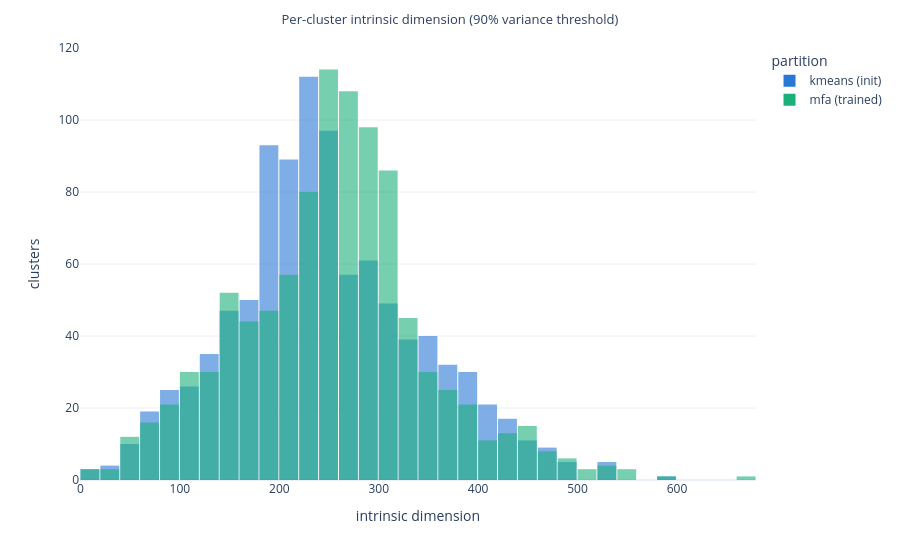

This figure's notebook cell:
### Markdown cell above
## 4. Intrinsic Dimension: Init Clusters vs MFA Clusters

**Experiment.** For each partition, `dalg-run-metrics intrinsic-dim` sampled up
to `max_samples` activations per cluster *according to that partition's own
assignments*, ran PCA on the centered samples, and recorded the number of
principal directions needed to reach the variance threshold (typically 90%) of
within-cluster variance. So each file characterizes the local geometry of its
own partition:

- **k-means IDs** describe the Voronoi regions around the init centroids;
- **MFA IDs** describe the regions after training reshaped the boundaries.

We compare (a) the two per-cluster ID **distributions**, and (b) the
**per-cluster change** `ΔID_k = ID_mfa[k] − ID_km[k]` under the identity
correspondence — including whether clusters whose *membership* changed most
(low Jaccard, Section 2) are also the ones whose *dimensionality* changed most.

Clusters with `intrinsic_dim == 0` were skipped by the metric (population below
`min_population`) and are masked out of per-cluster comparisons.

### Code cell
if not HAVE_IDS:
    display(Markdown("**Skipped:** missing one or both intrinsic-dim artifacts."))
else:
    id_km_obj = torch.load(KMEANS_ID_PATH, map_location="cpu")
    id_mfa_obj = torch.load(MFA_ID_PATH, map_location="cpu")

    assert int(id_km_obj["K"]) == int(id_mfa_obj["K"]) == K, (id_km_obj["K"], id_mfa_obj["K"], K)
    assert id_km_obj["variance_threshold"] == id_mfa_obj["variance_threshold"], (
        id_km_obj["variance_threshold"],
        id_mfa_obj["variance_threshold"],
    )
    VAR_THRESHOLD = float(id_km_obj["variance_threshold"])

    id_km = id_km_obj["intrinsic_dims"].to(torch.long).numpy()
    id_mfa = id_mfa_obj["intrinsic_dims"].to(torch.long).numpy()
    valid = (id_km > 0) & (id_mfa > 0)
    print(
        f"variance threshold: {VAR_THRESHOLD}, "
        f"model_kind: kmeans={id_km_obj.get('model_kind')}, mfa={id_mfa_obj.get('model_kind')}"
    )
    print(f"clusters with valid ID in both: {int(valid.sum())}/{K}")

    id_summary = pd.DataFrame(
        [
            {
                "partition": name,
                "mean": vals.mean(),
                "median": np.median(vals),
                "p10": np.quantile(vals, 0.1),
                "p90": np.quantile(vals, 0.9),
                "min": vals.min(),
                "max": vals.max(),
            }
            for name, vals in [("kmeans (init)", id_km[valid]), ("mfa (trained)", id_mfa[valid])]
        ]
    )
    display(id_summary)

    if px is not None:
        id_long = pd.DataFrame(
            {
                "intrinsic_dim": np.concatenate([id_km[valid], id_mfa[valid]]),
                "partition": ["kmeans (init)"] * int(valid.sum()) + ["mfa (trained)"] * int(valid.sum()),
            }
        )
        fig = px.histogram(
            id_long,
            x="intrinsic_dim",
            color="partition",
            nbins=60,
            barmode="overlay",
            opacity=0.6,
            title=f"Per-cluster intrinsic dimension ({VAR_THRESHOLD:.0%} variance threshold)",
            color_discrete_map={"kmeans (init)": COLOR_KMEANS, "mfa (trained)": COLOR_MFA},
            template=PLOT_TEMPLATE,
        )
        fig.update_layout(xaxis_title="intrinsic dimension", yaxis_title="clusters", bargap=0.05)
        save_fig(fig, "intrinsic_dim_hist")
        fig.show()

### Figure 1 — Plotly figure (JSON) as saved in the notebook; plotly's stock layout.template omitted (floating-point values rounded to 4 significant figures; data arrays with more than 128 entries replaced by an {"elided": "..."} marker saying what was removed)
{"data": [{"bingroup": "x", "hovertemplate": "partition=kmeans (init)<br>intrinsic_dim=%{x}<br>count=%{y}<extra></extra>", "legendgroup": "kmeans (init)", "marker": {"color": "#2a78d6", "opacity": 0.6, "pattern": {"shape": ""}}, "name": "kmeans (init)", "nbinsx": 60, "orientation": "v", "showlegend": true, "type": "histogram", "x": {"elided": "987 int values"}, "xaxis": "x", "yaxis": "y"}, {"bingroup": "x", "hovertemplate": "partition=mfa (trained)<br>intrinsic_dim=%{x}<br>count=%{y}<extra></extra>", "legendgroup": "mfa (trained)", "marker": {"color": "#1baf7a", "opacity": 0.6, "pattern": {"shape": ""}}, "name": "mfa (trained)", "nbinsx": 60, "orientation": "v", "showlegend": true, "type": "histogram", "x": {"elided": "987 int values"}, "xaxis": "x", "yaxis": "y"}], "layout": {"bargap": 0.05, "barmode": "overlay", "legend": {"title": {"text": "partition"}, "tracegroupgap": 0}, "margin": {"t": 48}, "title": {"font": {"size": 13}, "text": "Per-cluster intrinsic dimension (90% variance threshold)", "x": 0.5}, "xaxis": {"anchor": "y", "domain": [0, 1], "title": {"text": "intrinsic dimension"}}, "yaxis": {"anchor": "x", "domain": [0, 1], "title": {"text": "clusters"}}}}
